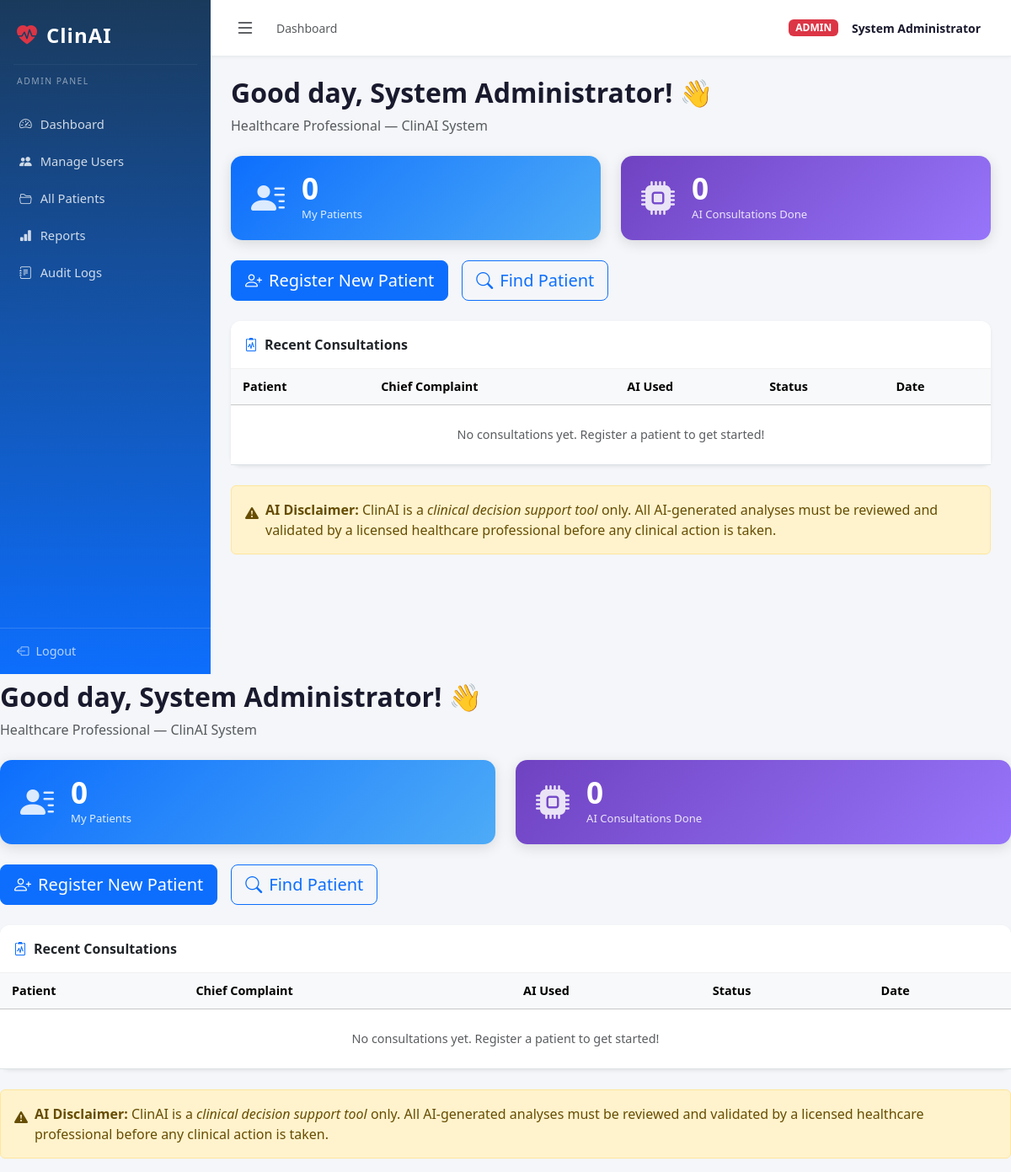
The app's page /user/dashboard (signed in) with its own data.
### database/models.py (models this page shows, shortened)
class User(UserMixin, db.Model):
    __tablename__ = 'users'
    id = db.Column(db.Integer, primary_key=True)
    username = db.Column(db.String(80), unique=True, nullable=False)
    email = db.Column(db.String(120), unique=True, nullable=False)
    password_hash = db.Column(db.String(256), nullable=False)
    role = db.Column(db.String(20), default='user')  # 'admin' or 'user'
    full_name = db.Column(db.String(150))
    profession = db.Column(db.String(100))  # e.g. Doctor, Nurse, Technician
    department = db.Column(db.String(100))
    created_at = db.Column(db.DateTime, default=datetime.utcnow)
    is_active = db.Column(db.Boolean, default=True)
    patients = db.relationship('Patient', backref='created_by_user', lazy=True)
    consultations = db.relationship('Consultation', backref='doctor', lazy=True)
    logs = db.relationship('AuditLog', backref='user', lazy=True)
    def is_admin(self):
        return self.role == 'admin'

### routes/user.py (the view)
@user_bp.route('/dashboard')
@login_required
def dashboard():
    my_patients = Patient.query.filter_by(created_by=current_user.id).count()
    my_consultations = Consultation.query.filter_by(user_id=current_user.id).count()
    recent_consultations = (Consultation.query
                            .filter_by(user_id=current_user.id)
                            .order_by(Consultation.created_at.desc())
                            .limit(5).all())
    return render_template('user/dashboard.html',
                           my_patients=my_patients,
                           my_consultations=my_consultations,
                           recent_consultations=recent_consultations)

### app.py (called while the page is built)
def create_app():
    app = Flask(__name__)
    app.config.from_object(Config)
    db.init_app(app)
    login_manager = LoginManager()
    login_manager.init_app(app)
    login_manager.login_view = 'auth.login'
    login_manager.login_message = 'Please log in to access this page.'
    login_manager.login_message_category = 'warning'
    @login_manager.user_loader
    def load_user(user_id):
        return User.query.get(int(user_id))
    import json as _json
    @app.template_filter('from_json')
    def from_json(value):
        try:
            return _json.loads(value)
        except Exception:
            return {}
    app.register_blueprint(auth_bp)
    app.register_blueprint(admin_bp)
    app.register_blueprint(user_bp)
    with app.app_context():
        db.create_all()
        _seed_admin()
    return app

### templates/user/dashboard.html (shortened to what this page needs)
{% extends "base.html" %}
{% block breadcrumb %}Dashboard{% endblock %}
{% block page_content %}
<div class="page-header">
  <h2 class="fw-bold">Good day, {{ current_user.full_name or current_user.username }}! 👋</h2>
  <p class="text-muted">{{ current_user.profession or 'Healthcare Professional' }} — {{ current_user.department or 'ClinAI System' }}</p>
</div>
<div class="row g-4 mb-4">
  <div class="col-md-6">
    <div class="stat-card stat-blue">
      <div class="stat-icon"><i class="bi bi-person-lines-fill"></i></div>
      <div>
        <div class="stat-number">{{ my_patients }}</div>
        <div class="stat-label">My Patients</div>
      </div>
    </div>
  </div>
  <div class="col-md-6">
    <div class="stat-card stat-purple">
      <div class="stat-icon"><i class="bi bi-cpu-fill"></i></div>
      <div>
        <div class="stat-number">{{ my_consultations }}</div>
        <div class="stat-label">AI Consultations Done</div>
      </div>
    </div>
  </div>
</div>
<div class="row g-3 mb-4">
  <div class="col-auto">
    <a href="{{ url_for('user.new_patient') }}" class="btn btn-primary btn-lg">
      <i class="bi bi-person-plus me-2"></i>Register New Patient
    </a>
  </div>
  <div class="col-auto">
    <a href="{{ url_for('user.patients') }}" class="btn btn-outline-primary btn-lg">
      <i class="bi bi-search me-2"></i>Find Patient
    </a>
  </div>
</div>
<div class="card border-0 shadow-sm">
  <div class="card-header bg-white fw-bold py-3"><i class="bi bi-clipboard2-pulse me-2 text-primary"></i>Recent Consultations</div>
  <div class="card-body p-0">
    <table class="table table-hover mb-0">
      <thead class="table-light"><tr><th>Patient</th><th>Chief Complaint</th><th>AI Used</th><th>Status</th><th>Date</th></tr></thead>
      <tbody>
        {% for c in recent_consultations %}
        <tr>
          <td><strong>{{ c.patient.full_name }}</strong><br><small class="text-muted">{{ c.patient.patient_id }}</small></td>
          <td>{{ c.chief_complaint or c.symptoms[:50] }}{% if c.symptoms|length > 50 %}…{% endif %}</td>
          <td>{% if c.ai_analysis %}<span class="badge bg-success"><i class="bi bi-cpu me-1"></i>Yes</span>{% else %}<span class="badge bg-secondary">No</span>{% endif %}</td>
          <td><span class="badge {% if c.status == 'reviewed' %}bg-success{% elif c.status == 'closed' %}bg-secondary{% else %}bg-warning text-dark{% endif %}">{{ c.status|capitalize }}</span></td>
          <td><small>{{ c.created_at.strftime('%b %d, %Y %H:%M') }}</small></td>
        </tr>
        {% else %}
        <tr><td colspan="5" class="text-center text-muted py-4">No consultations yet. Register a patient to get started!</td></tr>
        {% endfor %}
      </tbody>
    </table>
  </div>
</div>
<div class="alert alert-warning mt-4 d-flex align-items-start gap-2">
  <i class="bi bi-exclamation-triangle-fill mt-1"></i>
  <div><strong>AI Disclaimer:</strong> ClinAI is a <em>clinical decision support tool</em> only. All AI-generated analyses must be reviewed and validated by a licensed healthcare professional before any clinical action is taken.</div>
</div>
{% endblock %}

### templates/base.html (shortened to what this page needs)
<!DOCTYPE html>
<html lang="en">
<head>
  <link href="https://cdn.jsdelivr.net/npm/bootstrap@5.3.3/dist/css/bootstrap.min.css" rel="stylesheet" />
  <link href="https://cdn.jsdelivr.net/npm/bootstrap-icons@1.11.3/font/bootstrap-icons.min.css" rel="stylesheet" />
  <link rel="stylesheet" href="{{ url_for('static', filename='css/style.css') }}" />
</head>
<body>
  {% if current_user.is_authenticated %}
  <div class="d-flex" id="wrapper">
    <nav id="sidebar" class="sidebar">
      <div class="sidebar-brand">
        <i class="bi bi-heart-pulse-fill text-danger"></i>
        <span>ClinAI</span>
      </div>
      <hr class="sidebar-divider" />
      {% if current_user.is_admin() %}
      <p class="sidebar-label">Admin Panel</p>
      <ul class="sidebar-nav">
        <li><a href="{{ url_for('admin.dashboard') }}" class="{{ 'active' if (request.endpoint or '') == 'admin.dashboard' }}"><i class="bi bi-speedometer2"></i> Dashboard</a></li>
        <li><a href="{{ url_for('admin.users') }}" class="{{ 'active' if 'admin.users' in (request.endpoint or '') }}"><i class="bi bi-people-fill"></i> Manage Users</a></li>
        <li><a href="{{ url_for('admin.patients') }}" class="{{ 'active' if (request.endpoint or '') == 'admin.patients' }}"><i class="bi bi-folder2-open"></i> All Patients</a></li>
        <li><a href="{{ url_for('admin.reports') }}" class="{{ 'active' if (request.endpoint or '') == 'admin.reports' }}"><i class="bi bi-bar-chart-fill"></i> Reports</a></li>
        <li><a href="{{ url_for('admin.audit') }}" class="{{ 'active' if (request.endpoint or '') == 'admin.audit' }}"><i class="bi bi-journal-text"></i> Audit Logs</a></li>
      </ul>
      {% endif %}
      <div class="sidebar-footer">
        <a href="{{ url_for('auth.logout') }}"><i class="bi bi-box-arrow-left"></i> Logout</a>
      </div>
    </nav>
    <div id="page-content-wrapper">
      <nav class="navbar navbar-expand-lg top-navbar">
        <button class="btn btn-sm" id="sidebarToggle"><i class="bi bi-list fs-4"></i></button>
        <span class="ms-3 text-muted small">{% block breadcrumb %}{% endblock %}</span>
        <div class="ms-auto d-flex align-items-center gap-3 me-3">
          <span class="badge {% if current_user.is_admin() %}bg-danger{% else %}bg-primary{% endif %}">
            {{ current_user.role|upper }}
          </span>
          <strong class="small">{{ current_user.full_name or current_user.username }}</strong>
        </div>
      </nav>
      <div class="container-fluid px-4 pt-3">
      </div>
      <div class="container-fluid px-4 pb-5">
        {{ self.page_content() }}
      </div>
    </div>
  </div>
  {% endif %}
  {% block page_content %}{% endblock %}
</body>
</html>

### static/css/style.css (style rules this page uses)
* { box-sizing: border-box; }
body { font-family: 'Segoe UI', sans-serif; background: #f4f6f9; color: #1a1a2e; }
#wrapper { display: flex; min-height: 100vh; }
#sidebar { width: 250px; min-height: 100vh; background: linear-gradient(180deg, #1a3a5c 0%, #0d6efd 100%); color: #fff; display: flex; flex-direction: column; flex-shrink: 0; transition: width 0.25s ease; position: fixed; top: 0; left: 0; z-index: 1000; overflow-y: auto; }
.sidebar-brand { font-size: 1.5rem; font-weight: 800; padding: 24px 20px 16px; display: flex; align-items: center; gap: 10px; letter-spacing: 1px; }
.sidebar-divider { border-color: rgba(255,255,255,0.2); margin: 0 16px; }
.sidebar-label { font-size: 0.65rem; text-transform: uppercase; letter-spacing: 1.5px; color: rgba(255,255,255,0.5); padding: 12px 20px 4px; }
.sidebar-nav { list-style: none; padding: 0; margin: 0; }
.sidebar-nav li a { display: flex; align-items: center; gap: 10px; padding: 11px 20px; color: rgba(255,255,255,0.8); text-decoration: none; font-size: 0.92rem; transition: background 0.2s, color 0.2s; border-left: 3px solid transparent; }
.sidebar-footer { margin-top: auto; padding: 16px 20px; border-top: 1px solid rgba(255,255,255,0.15); }
.sidebar-footer a { color: rgba(255,255,255,0.7); text-decoration: none; display: flex; align-items: center; gap: 8px; font-size: 0.9rem; }
#page-content-wrapper { flex: 1; margin-left: 250px; transition: margin-left 0.25s ease; min-height: 100vh; }
.top-navbar { background: #fff; border-bottom: 1px solid #e9ecef; padding: 10px 20px; position: sticky; top: 0; z-index: 900; box-shadow: 0 1px 4px rgba(0,0,0,0.05); }
.stat-card { display: flex; align-items: center; gap: 20px; padding: 20px 24px; border-radius: 14px; color: #fff; box-shadow: 0 4px 16px rgba(0,0,0,0.12); }
.stat-icon { font-size: 2.5rem; opacity: 0.85; }
.stat-number { font-size: 2.2rem; font-weight: 800; line-height: 1; }
.stat-label { font-size: 0.82rem; opacity: 0.85; margin-top: 4px; }
.stat-blue { background: linear-gradient(135deg, #0d6efd, #4dabf7); }
.stat-purple { background: linear-gradient(135deg, #6f42c1, #9775fa); }
.page-header { margin-bottom: 24px; padding-top: 8px; }
.card { border-radius: 12px !important; }
.card-header { border-bottom: 1px solid #f0f0f0; border-radius: 12px 12px 0 0 !important; }
.table { font-size: 0.9rem; }
.table td, .table th { vertical-align: middle; padding: 10px 14px; }
.btn { border-radius: 8px; font-weight: 500; }

### records on screen
User: role "ADMIN", full_name "System Administrator", full_name "System Administrator System Administrator", profession "Healthcare Professional Healthcare Professional", department "ClinAI System ClinAI System"

### other values on screen
{{ my_patients }} "0 0"
{{ my_consultations }} "0 0"
